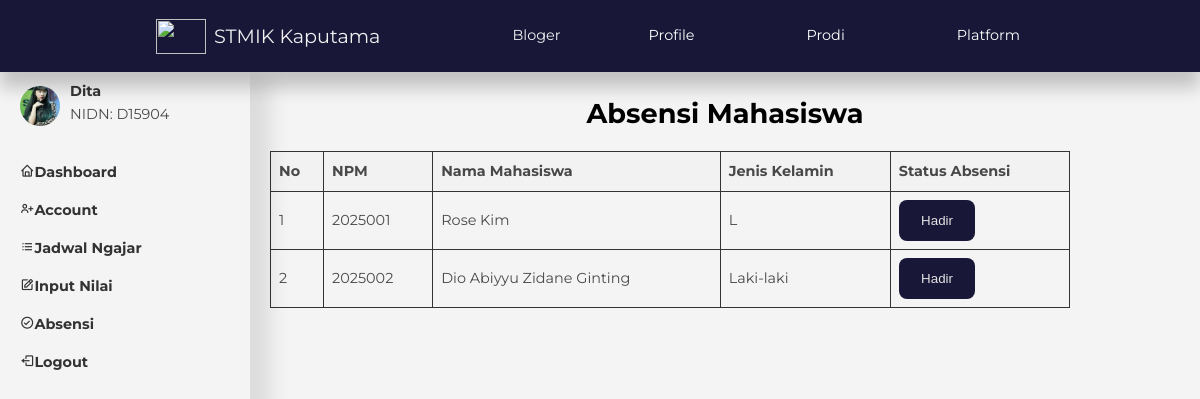
The page /absensi.php (signed in) on the database its author committed.
### tables this page shows
CREATE TABLE `dosen` (
  `id` int(11) NOT NULL,
  `username` varchar(255) NOT NULL,
  `password` varchar(255) NOT NULL,
  `full_name` varchar(255) NOT NULL,
  `email` varchar(100) NOT NULL,
  `role` enum('dosen') NOT NULL,
  `nidn` varchar(20) NOT NULL,
  `profile_dosen` varchar(255) DEFAULT NULL,
  `created_at` timestamp NOT NULL DEFAULT current_timestamp(),
  `jenis_kelamin` varchar(10) NOT NULL,
  `nama_ayah` varchar(255) NOT NULL,
  `nama_ibu` varchar(255) NOT NULL,
  `no_telp` varchar(15) NOT NULL,
  `alamat` text NOT NULL,
  `tempat_lahir` varchar(255) NOT NULL,
  `tanggal_lahir` date DEFAULT NULL
);

CREATE TABLE `mahasiswa` (
  `id` int(11) NOT NULL,
  `username` varchar(50) NOT NULL,
  `password` varchar(255) NOT NULL,
  `full_name` varchar(100) NOT NULL,
  `email` varchar(100) NOT NULL,
  `role` enum('admin','user') DEFAULT 'user',
  `npm` varchar(20) DEFAULT NULL,
  `profile_picture` varchar(255) DEFAULT NULL,
  `created_at` timestamp NOT NULL DEFAULT current_timestamp(),
  `jenis_kelamin` varchar(10) NOT NULL,
  `nama_ayah` varchar(255) NOT NULL,
  `nama_ibu` varchar(255) NOT NULL,
  `no_telp` varchar(15) NOT NULL,
  `alamat` text NOT NULL,
  `tempat_lahir` varchar(255) NOT NULL,
  `tanggal_lahir` date DEFAULT NULL,
  `semester_id` int(11) DEFAULT NULL,
  `program_studi_nama` varchar(255) DEFAULT NULL,
  `nidn_pa` varchar(20) DEFAULT NULL,
  `nama_pa` varchar(255) DEFAULT NULL,
  `no_hp_pa` varchar(15) DEFAULT NULL
);

### absensi.php (the view, shortened to what this page needs)
<?php
$pdo = new PDO('mysql:host=localhost;dbname=kaputama', 'root', '');
$pdo->setAttribute(PDO::ATTR_ERRMODE, PDO::ERRMODE_EXCEPTION);
try {
    $stmt = $pdo->query("SELECT * FROM mahasiswa");
    $mahasiswa = $stmt->fetchAll(PDO::FETCH_ASSOC);
} catch (Exception $e) {
    echo "Error: " . $e->getMessage();
    exit;
}
?>
<?php include 'partials/header.php'; ?>
<!DOCTYPE html>
<html lang="en">
<head>
</head>
<body>
    <div class="sidebar">
        <?php include 'partials/sidebar-dosen.php'; ?>
    </div>
<div class="containerkrs">
    <h2>Absensi Mahasiswa</h2>
    <div class="table-container">
        <table class="table table-bordered">
            <thead>
                <tr>
                    <th>No</th>
                    <th>NPM</th>
                    <th>Nama Mahasiswa</th>
                    <th>Jenis Kelamin</th>
                    <th>Status Absensi</th>
                </tr>
            </thead>
            <tbody>
                <?php
                $no = 1;
                foreach ($mahasiswa as $row) {
                    echo "<tr>";
                    echo "<td>" . $no++ . "</td>";
                    echo "<td>" . htmlspecialchars($row['npm']) . "</td>";
                    echo "<td>" . htmlspecialchars($row['full_name']) . "</td>";
                    echo "<td>" . htmlspecialchars($row['jenis_kelamin']) . "</td>";
                    echo "<td><button class='btn btn-success'>Hadir</button></td>";
                    echo "</tr>";
                }
                ?>
            </tbody>
        </table>
    </div>
</div>
</body>
</html>

### partials/sidebar-dosen.php (shortened to what this page needs)
<!DOCTYPE html>
<html lang="id">
<head>
</head>
<body>
  <div class="map-container">
    <aside id="sidebar">
      <div class="profile-section">
        <?php
        if (isset($_SESSION['loggedin']) && $_SESSION['loggedin'] === true) {
          if (isset($_SESSION['username'])) {
            $pdo = new PDO('mysql:host=localhost;dbname=kaputama', 'root', '');
            $stmt = $pdo->prepare('SELECT profile_dosen, username, role, nidn FROM dosen WHERE username = ?');
            $stmt->execute([$_SESSION['username']]);
            $user = $stmt->fetch(PDO::FETCH_ASSOC);
            if ($user) {
              echo '<div class="profile-section">';
              echo '<img src="' . htmlspecialchars($user['profile_dosen']) . '" alt="Foto Profil" class="profile-picture">';
              echo '<div>';
              echo '<span class="username">' . htmlspecialchars($user['username']) . '</span><br>';
              echo '<span class="nidn">NIDN: ' . htmlspecialchars($user['nidn']) . '</span>';
              echo '</div>';
              echo '</div>';
            }
          } else {
            echo 'Error: Tidak ada data yang disimpan di session dengan key "username"';
          }
        }
        ?>
      </div>
      <ul>
        <li><a href="dosen.php"><i class='bx bx-home'></i>Dashboard</a></li>
        <li><a href="account-dosen.php"><i class='bx bx-user-plus'></i>Account</a></li>
        <li><a href="jadwal-dosen.php"><i class='bx bx-list-ul'></i>Jadwal Ngajar</a></li>
        <li><a href="inputnilai.php"><i class='bx bx-edit'></i>Input Nilai</a></li>
        <li><a href="absensi.php"><i class='bx bx-check-circle'></i>Absensi</a></li>
        <li><a href="logoutsia.php"><i class='bx bx-log-out'></i>Logout</a></li>
      </ul>
    </aside>
  </div>
</body>
</html>

### css/style.css (style rules this page uses)
:root { --color-primary:#181738; --color-primary-light: hsla(242, 91%, 69%, 18%); --color-primary-varian: #5854c7; --color-red: #da0f3f; --color-red-light: hsl(346, 87%, 46%, 15%); --color-green: #00c476; --color-green-light: hsl(156, 100%, 38%, 15%); --color-gray-900: #1e1e66; --color-gray-700: #2d2b7c; --color-gray-300: rgba(242, 242, 254, 0.3); --color-gray-200: rgba(0, 0, 0, 0.7); --color-white: #000000; --color-bg: #e3e1e1; --color-gray: #730b0b; --color-gray-100: #ffffff; --color-placeholder: #d2cdcd; --color-signin-signup: #383838; --color-small: #afacac; --color-dashboard: #584d4d; --color-dashboard-a: #7f6f6f; --transition: all 300ms ease; --container-width-lg: 74%; --container-width-md: 88%; --form-width: 40%; --card-border-radius-1: 0.3rem; --card-border-radius-2: 0.5rem; --card-border-radius-3: 0.8rem; --card-border-radius-4: 2rem; --card-border-radius-5: 5rem; }
* { margin: 0; padding: 0; outline: 0; border: 0; appearance: 0; list-style: none; text-decoration: none; box-sizing: border-box; }
a { text-decoration: none; }
body { font-family: 'Montserrat', sans-serif; line-height: 1.6; color: var(--color-gray-200); overflow-x: hidden; background: var(--color-bg); font-size: 0.9rem; }
h1, h2, h3, h4, h5 { color: var(--color-white); line-height: 1.3; }
h2 { font-size: 1.7rem; margin: 1rem 0; }
a { color: var(--color-white); transition: var(--transition); }
img { display: block; width: 100%; object-fit: cover; }
.btn { display: inline-block; width: fit-content; padding: 0.6rem 1.2rem; background-color: var(--color-primary); border-radius: var(--card-border-radius-2); cursor: pointer; transition: var(--transition); color: var(--color-white); }
.btn { color: var(--color-bg); background-color: var(--color-primary); padding: 0.8rem 1.4rem; border: none; border-radius: var(--card-border-radius-2); cursor: pointer; transition: background-color 0.3s ease, transform 0.3s ease; }

### absensi.php (style rules this page uses)
body { font-family: Arial, sans-serif; margin: 0; padding: 0; background-color: #f4f4f4; display: flex; height: 100vh; }
.sidebar { width: 250px; position: fixed; top: 0; bottom: 0; margin-top: 60px; padding-bottom: 60px; box-shadow: 20px 20px 20px 0 rgba(0, 0, 0, 0.1); overflow-y: auto; height: 100vh; }
.containerkrs { padding: 20px; width: calc(100% - 250px); margin-left: 250px; align-items: center; justify-content: center; margin-top: 60px; }
h2 { text-align: center; }
table { width: 100%; border-collapse: collapse; margin-top: 20px; border: 1px solid #333; overflow-x: auto; max-width: 800px; }
th, td { border: 1px solid #333; padding: 8px; text-align: left; }
th { background-color: #f2f2f2; }

### partials/sidebar-dosen.php (style rules this page uses)
body { margin: 0; font-family: 'Montserrat', sans-serif; line-height: 1.6; color: var(--color-gray-200); }
.map-container { display: flex; }
aside { margin-top: -20px; width: 250px; background-color: #f4f4f4; padding: 20px; box-shadow: 0 0 10px rgba(0, 0, 0, 0.1); height: 100vh; position: relative; overflow-y: auto; transition: left 0.3s ease; padding-bottom: 60px; }
aside ul { list-style: none; padding: 0; }
aside ul li { margin: 15px 0; }
aside ul li a { text-decoration: none; color: #333; font-weight: bold; }
.profile-picture { width: 40px; height: 40px; border-radius: 50%; margin-right: 10px; margin-top: 5px; }
.profile-section { display: flex; align-items: center; padding: 10px 0; }
.username { font-weight: bold; color: #333; }
@media (min-width: 601px) { aside { left: 0; } }

### rows shown on the page
dosen: profile_dosen (picture), username "Dita", nidn "D15904"
mahasiswa: npm "2025001", full_name "Rose Kim", jenis_kelamin "L"
mahasiswa: npm "2025002", full_name "Dio Abiyyu Zidane Ginting", jenis_kelamin "Laki-laki"
